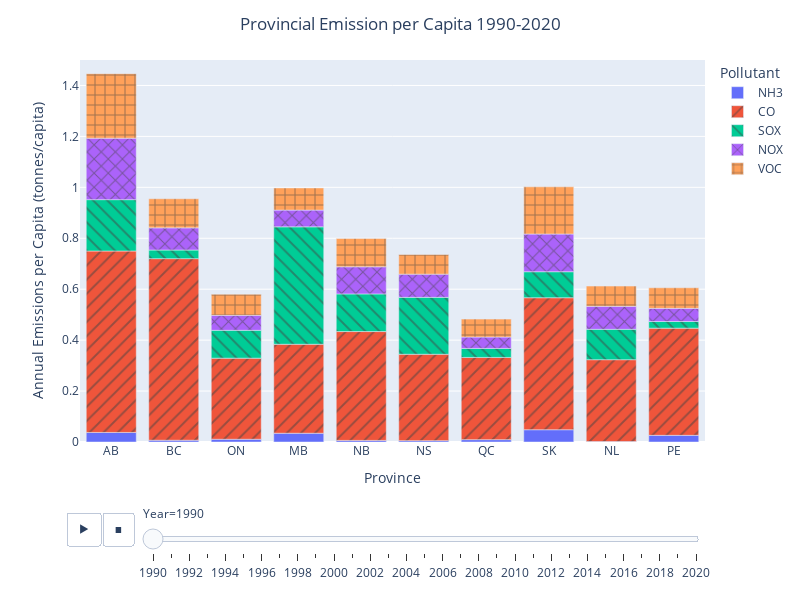

Notebook source saved alongside this figure:
### Markdown cell above
First, we will examine a **stacked bar graph** illustrating emissions per capita across all provinces. This graph also enables us to observe annual variations in pollutant emissions. We have incorporated an interactive feature using the `Plotly` library. To explore a specific year, simply drag the button on the slider bar located at the bottom of the graph.

### Code cell
with open('projects/environmental-health/figure/stacked_bar.json', 'r') as f:
    fig = pio.from_json(f.read())
fig.show()

### Figure 1 — Plotly figure (JSON) as saved in the notebook; plotly's stock layout.template omitted (floating-point values rounded to 4 significant figures)
{"data": [{"alignmentgroup": "True", "hovertemplate": "Pollutant=NH3<br>Year=1990<br>Province=%{x}<br>By Capita=%{y}<extra></extra>", "legendgroup": "NH3", "marker": {"color": "#636efa", "pattern": {"shape": ""}}, "name": "NH3", "offsetgroup": "NH3", "orientation": "v", "showlegend": true, "textposition": "auto", "type": "bar", "x": ["AB", "BC", "ON", "MB", "NB", "NS", "QC", "SK", "NL", "PE"], "xaxis": "x", "y": [0.03749, 0.007006, 0.01076, 0.03445, 0.006213, 0.005347, 0.009298, 0.04819, 0.001784, 0.0262], "yaxis": "y"}, {"alignmentgroup": "True", "hovertemplate": "Pollutant=CO<br>Year=1990<br>Province=%{x}<br>By Capita=%{y}<extra></extra>", "legendgroup": "CO", "marker": {"color": "#EF553B", "pattern": {"shape": "/"}}, "name": "CO", "offsetgroup": "CO", "orientation": "v", "showlegend": true, "textposition": "auto", "type": "bar", "x": ["AB", "BC", "ON", "MB", "NB", "NS", "QC", "SK", "NL", "PE"], "xaxis": "x", "y": [0.7125, 0.713, 0.3184, 0.3494, 0.4274, 0.3392, 0.3228, 0.5183, 0.3214, 0.4208], "yaxis": "y"}, {"alignmentgroup": "True", "hovertemplate": "Pollutant=SOX<br>Year=1990<br>Province=%{x}<br>By Capita=%{y}<extra></extra>", "legendgroup": "SOX", "marker": {"color": "#00cc96", "pattern": {"shape": "\\"}}, "name": "SOX", "offsetgroup": "SOX", "orientation": "v", "showlegend": true, "textposition": "auto", "type": "bar", "x": ["AB", "BC", "ON", "MB", "NB", "NS", "QC", "SK", "NL", "PE"], "xaxis": "x", "y": [0.2017, 0.03374, 0.1094, 0.4611, 0.1478, 0.2234, 0.03534, 0.1021, 0.1193, 0.02625], "yaxis": "y"}, {"alignmentgroup": "True", "hovertemplate": "Pollutant=NOX<br>Year=1990<br>Province=%{x}<br>By Capita=%{y}<extra></extra>", "legendgroup": "NOX", "marker": {"color": "#ab63fa", "pattern": {"shape": "x"}}, "name": "NOX", "offsetgroup": "NOX", "orientation": "v", "showlegend": true, "textposition": "auto", "type": "bar", "x": ["AB", "BC", "ON", "MB", "NB", "NS", "QC", "SK", "NL", "PE"], "xaxis": "x", "y": [0.2414, 0.08712, 0.05869, 0.06572, 0.1065, 0.09113, 0.04461, 0.1481, 0.0902, 0.0515], "yaxis": "y"}, {"alignmentgroup": "True", "hovertemplate": "Pollutant=VOC<br>Year=1990<br>Province=%{x}<br>By Capita=%{y}<extra></extra>", "legendgroup": "VOC", "marker": {"color": "#FFA15A", "pattern": {"shape": "+"}}, "name": "VOC", "offsetgroup": "VOC", "orientation": "v", "showlegend": true, "textposition": "auto", "type": "bar", "x": ["AB", "BC", "ON", "MB", "NB", "NS", "QC", "SK", "NL", "PE"], "xaxis": "x", "y": [0.2534, 0.1142, 0.08306, 0.08699, 0.1111, 0.07722, 0.07055, 0.1853, 0.07961, 0.08086], "yaxis": "y"}], "layout": {"barmode": "relative", "height": 600, "legend": {"title": {"text": "Pollutant"}, "tracegroupgap": 0}, "margin": {"t": 60}, "sliders": [{"active": 0, "currentvalue": {"prefix": "Year="}, "len": 0.9, "pad": {"b": 10, "t": 60}, "steps": [{"args": [["1990"], {"frame": {"duration": 0, "redraw": true}, "fromcurrent": true, "mode": "immediate", "transition": {"duration": 0, "easing": "linear"}}], "label": "1990", "method": "animate"}, {"args": [["1991"], {"frame": {"duration": 0, "redraw": true}, "fromcurrent": true, "mode": "immediate", "transition": {"duration": 0, "easing": "linear"}}], "label": "1991", "method": "animate"}, {"args": [["1992"], {"frame": {"duration": 0, "redraw": true}, "fromcurrent": true, "mode": "immediate", "transition": {"duration": 0, "easing": "linear"}}], "label": "1992", "method": "animate"}, {"args": [["1993"], {"frame": {"duration": 0, "redraw": true}, "fromcurrent": true, "mode": "immediate", "transition": {"duration": 0, "easing": "linear"}}], "label": "1993", "method": "animate"}, {"args": [["1994"], {"frame": {"duration": 0, "redraw": true}, "fromcurrent": true, "mode": "immediate", "transition": {"duration": 0, "easing": "linear"}}], "label": "1994", "method": "animate"}, {"args": [["1995"], {"frame": {"duration": 0, "redraw": true}, "fromcurrent": true, "mode": "immediate", "transition": {"duration": 0, "easing": "linear"}}], "label": "1995", "method": "animate"}, {"args": [["1996"], {"frame": {"duration": 0, "redraw": true}, "fromcurrent": true, "mode": "immediate", "transition": {"duration": 0, "easing": "linear"}}], "label": "1996", "method": "animate"}, {"args": [["1997"], {"frame": {"duration": 0, "redraw": true}, "fromcurrent": true, "mode": "immediate", "transition": {"duration": 0, "easing": "linear"}}], "label": "1997", "method": "animate"}, {"args": [["1998"], {"frame": {"duration": 0, "redraw": true}, "fromcurrent": true, "mode": "immediate", "transition": {"duration": 0, "easing": "linear"}}], "label": "1998", "method": "animate"}, {"args": [["1999"], {"frame": {"duration": 0, "redraw": true}, "fromcurrent": true, "mode": "immediate", "transition": {"duration": 0, "easing": "linear"}}], "label": "1999", "method": "animate"}, {"args": [["2000"], {"frame": {"duration": 0, "redraw": true}, "fromcurrent": true, "mode": "immediate", "transition": {"duration": 0, "easing": "linear"}}], "label": "2000", "method": "animate"}, {"args": [["2001"], {"frame": {"duration": 0, "redraw": true}, "fromcurrent": true, "mode": "immediate", "transition": {"duration": 0, "easing": "linear"}}], "label": "2001", "method": "animate"}, {"args": [["2002"], {"frame": {"duration": 0, "redraw": true}, "fromcurrent": true, "mode": "immediate", "transition": {"duration": 0, "easing": "linear"}}], "label": "2002", "method": "animate"}, {"args": [["2003"], {"frame": {"duration": 0, "redraw": true}, "fromcurrent": true, "mode": "immediate", "transition": {"duration": 0, "easing": "linear"}}], "label": "2003", "method": "animate"}, {"args": [["2004"], {"frame": {"duration": 0, "redraw": true}, "fromcurrent": true, "mode": "immediate", "transition": {"duration": 0, "easing": "linear"}}], "label": "2004", "method": "animate"}, {"args": [["2005"], {"frame": {"duration": 0, "redraw": true}, "fromcurrent": true, "mode": "immediate", "transition": {"duration": 0, "easing": "linear"}}], "label": "2005", "method": "animate"}, {"args": [["2006"], {"frame": {"duration": 0, "redraw": true}, "fromcurrent": true, "mode": "immediate", "transition": {"duration": 0, "easing": "linear"}}], "label": "2006", "method": "animate"}, {"args": [["2007"], {"frame": {"duration": 0, "redraw": true}, "fromcurrent": true, "mode": "immediate", "transition": {"duration": 0, "easing": "linear"}}], "label": "2007", "method": "animate"}, {"args": [["2008"], {"frame": {"duration": 0, "redraw": true}, "fromcurrent": true, "mode": "immediate", "transition": {"duration": 0, "easing": "linear"}}], "label": "2008", "method": "animate"}, {"args": [["2009"], {"frame": {"duration": 0, "redraw": true}, "fromcurrent": true, "mode": "immediate", "transition": {"duration": 0, "easing": "linear"}}], "label": "2009", "method": "animate"}, {"args": [["2010"], {"frame": {"duration": 0, "redraw": true}, "fromcurrent": true, "mode": "immediate", "transition": {"duration": 0, "easing": "linear"}}], "label": "2010", "method": "animate"}, {"args": [["2011"], {"frame": {"duration": 0, "redraw": true}, "fromcurrent": true, "mode": "immediate", "transition": {"duration": 0, "easing": "linear"}}], "label": "2011", "method": "animate"}, {"args": [["2012"], {"frame": {"duration": 0, "redraw": true}, "fromcurrent": true, "mode": "immediate", "transition": {"duration": 0, "easing": "linear"}}], "label": "2012", "method": "animate"}, {"args": [["2013"], {"frame": {"duration": 0, "redraw": true}, "fromcurrent": true, "mode": "immediate", "transition": {"duration": 0, "easing": "linear"}}], "label": "2013", "method": "animate"}, {"args": [["2014"], {"frame": {"duration": 0, "redraw": true}, "fromcurrent": true, "mode": "immediate", "transition": {"duration": 0, "easing": "linear"}}], "label": "2014", "method": "animate"}, {"args": [["2015"], {"frame": {"duration": 0, "redraw": true}, "fromcurrent": true, "mode": "immediate", "transition": {"duration": 0, "easing": "linear"}}], "label": "2015", "method": "animate"}, {"args": [["2016"], {"frame": {"duration": 0, "redraw": true}, "fromcurrent": true, "mode": "immediate", "transition": {"duration": 0, "easing": "linear"}}], "label": "2016", "method": "animate"}, {"args": [["2017"], {"frame": {"duration": 0, "redraw": true}, "fromcurrent": true, "mode": "immediate", "transition": {"duration": 0, "easing": "linear"}}], "label": "2017", "method": "animate"}, {"args": [["2018"], {"frame": {"duration": 0, "redraw": true}, "fromcurrent": true, "mode": "immediate", "transition": {"duration": 0, "easing": "linear"}}], "label": "2018", "method": "animate"}, {"args": [["2019"], {"frame": {"duration": 0, "redraw": true}, "fromcurrent": true, "mode": "immediate", "transition": {"duration": 0, "easing": "linear"}}], "label": "2019", "method": "animate"}, {"args": [["2020"], {"frame": {"duration": 0, "redraw": true}, "fromcurrent": true, "mode": "immediate", "transition": {"duration": 0, "easing": "linear"}}], "label": "2020", "method": "animate"}], "x": 0.1, "xanchor": "left", "y": 0, "yanchor": "top"}], "title": {"text": "Provincial Emission per Capita 1990-2020", "x": 0.5}, "updatemenus": [{"buttons": [{"args": [null, {"frame": {"duration": 500, "redraw": true}, "fromcurrent": true, "mode": "immediate", "transition": {"duration": 500, "easing": "linear"}}], "label": "&#9654;", "method": "animate"}, {"args": [[null], {"frame": {"duration": 0, "redraw": true}, "fromcurrent": true, "mode": "immediate", "transition": {"duration": 0, "easing": "linear"}}], "label": "&#9724;", "method": "animate"}], "direction": "left", "pad": {"r": 10, "t": 70}, "showactive": false, "type": "buttons", "x": 0.1, "xanchor": "right", "y": 0, "yanchor": "top"}], "width": 800, "xaxis": {"anchor": "y", "domain": [0, 1], "title": {"text": "Province"}}, "yaxis": {"anchor": "x", "domain": [0, 1], "range": [0, 1.5], "title": {"text": "Annual Emissions per Capita (tonnes/capita)"}}}}
